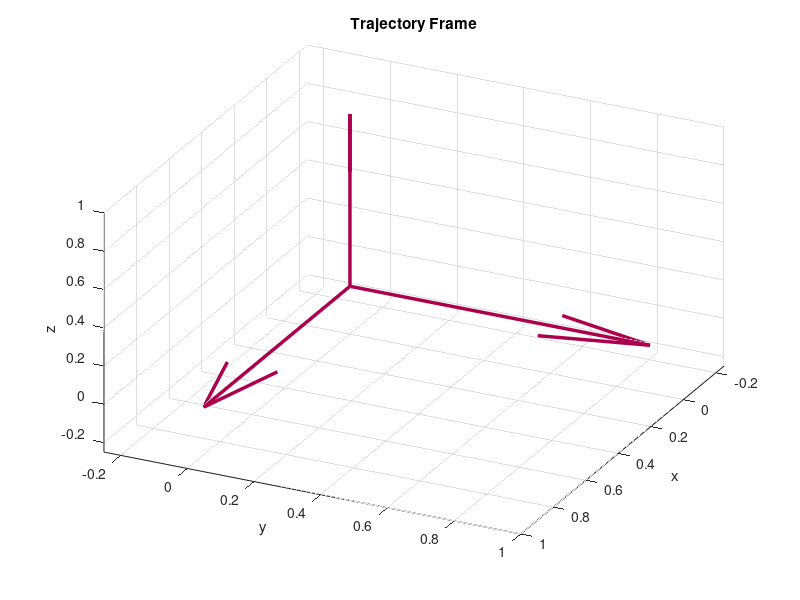

Source code (MATLAB): (Note: this script raises an error after producing the figure.)
clear
close all

angles = 0:pi/100:2*pi;
sinang = 0.2*sin(angles);
cosang = 0.2*cos(angles);
offset = angles*0 + 0.6;

X = [0; 0; 0];
Y = [0; 0; 0];
Z = [0; 0; 0];
U = [1; 0; 0];
V = [0; 1; 0];
W = [0; 0; 1];

grey = '#9B9B9B';
red = '#AC004D';

fig = figure;
xlim([-0.25, 1])
ylim([-0.25, 1])
zlim([-0.25, 1])
view(116, 38)

grid on;
hold on;

quiver3(X, Y, Z, U, V, W, 'color', red, 'LineWidth', 2.5)
xlabel('x')
ylabel('y')
zlabel('z')
title('Trajectory Frame')

ax = gca;
ax.FontSize = 20; 
ax.XTick = 0:0.5:1;
ax.YTick = 0:0.5:1;
ax.ZTick = 0:0.5:1;

plot3(offset, sinang, cosang, 'color', grey, 'LineWidth', 1);
plot3(cosang, offset, sinang, 'color', grey, 'LineWidth', 1);
plot3(sinang, cosang, offset, 'color', grey, 'LineWidth', 1);

plot3(offset(30), sinang(30), cosang(30), '>', 'color', grey, 'LineWidth', 2);
plot3(cosang(30), offset(30), sinang(30), '>', 'color', grey, 'LineWidth', 2);
plot3(sinang(30), cosang(30), offset(30), '>', 'color', grey, 'LineWidth', 2);

